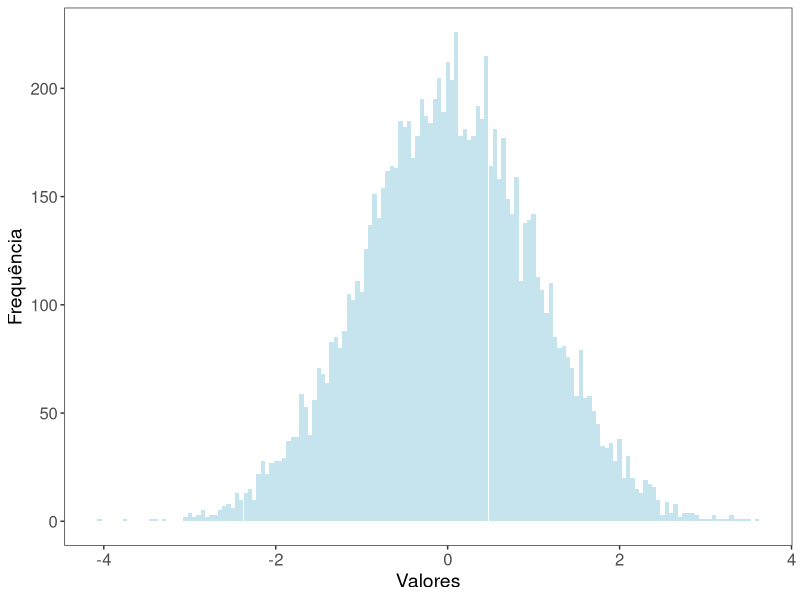
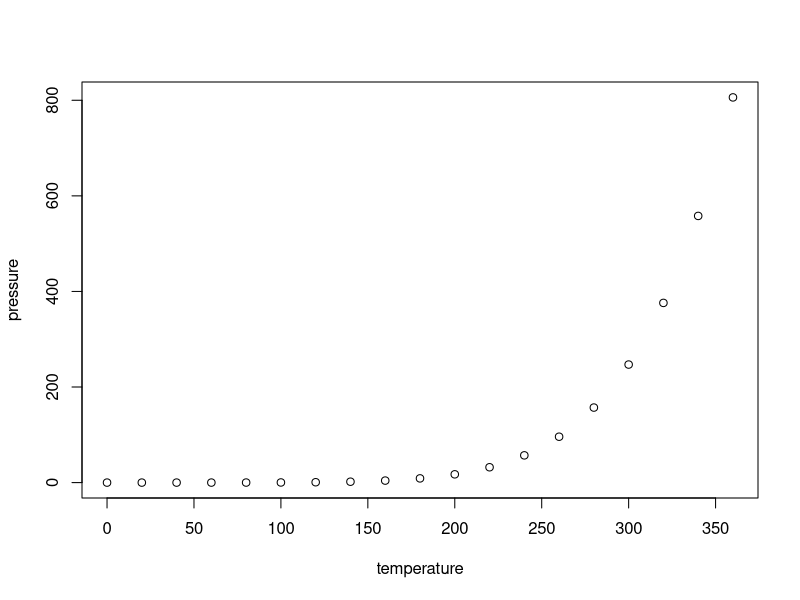

The R source for these figures, in order:
## ---- chunk 1
knitr::opts_chunk$set(echo = TRUE)
## ---- chunk 2
#install.packages("ggplot2")
library(ggplot2)
a <- as.data.frame(rnorm(10000))
b <- as.data.frame(rnorm(1000))
c <- cbind(a,b)

ggplot(data = a) +
  geom_histogram(bins = 30, aes(x = rnorm(10000)), alpha = .7, fill = "lightblue", binwidth = .05) +
  ylab("Frequência") +
  xlab("Valores") +
  theme_bw() +
  theme(panel.grid = element_blank(),
        axis.text = element_text(size = 12), 
        text = element_text(size = 14))


## ---- chunk 3
summary(cars)
## ---- chunk 4
plot(pressure)
